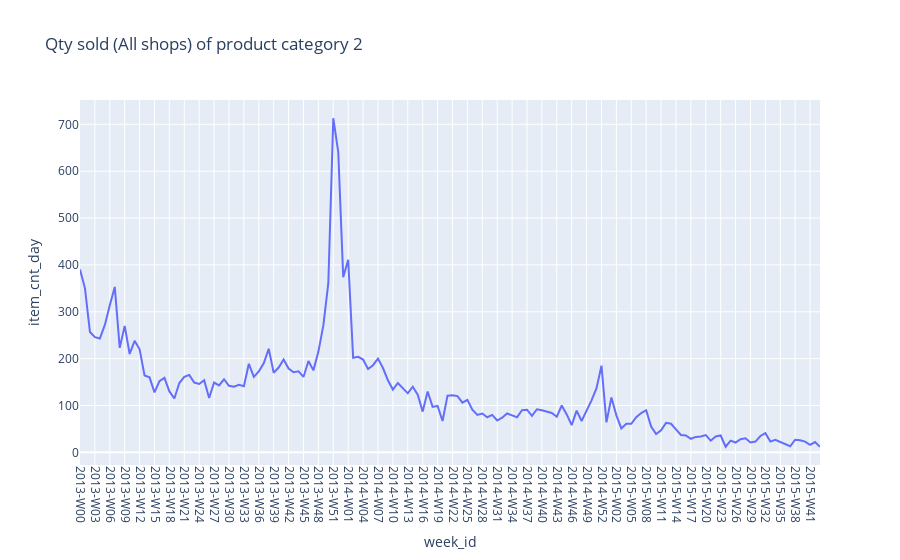
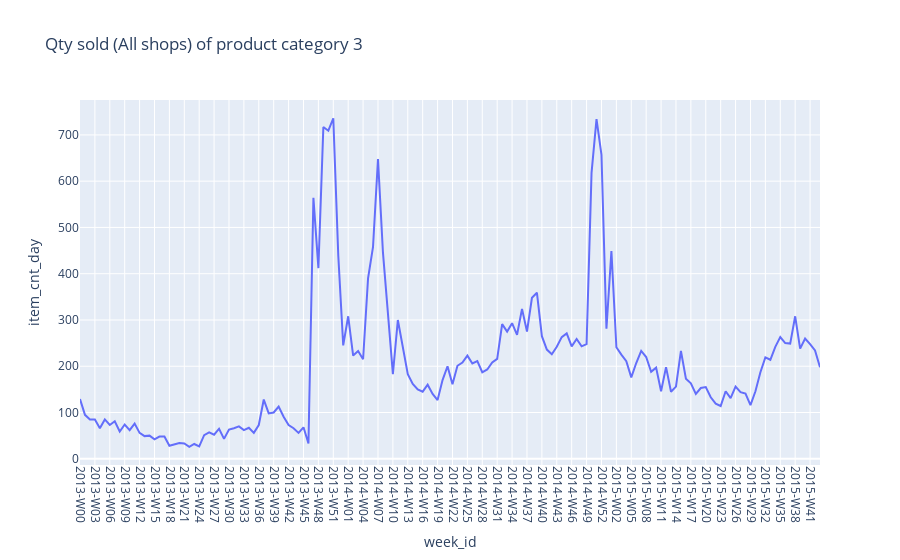
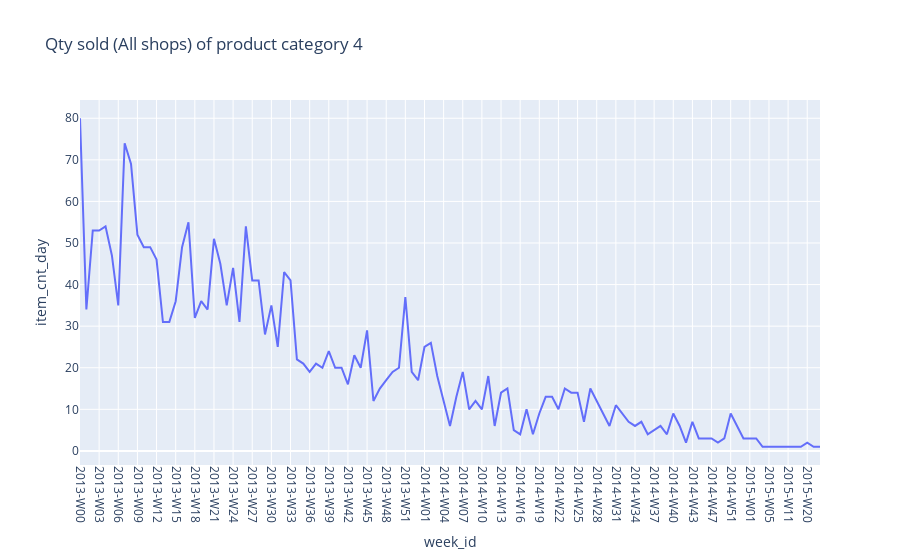
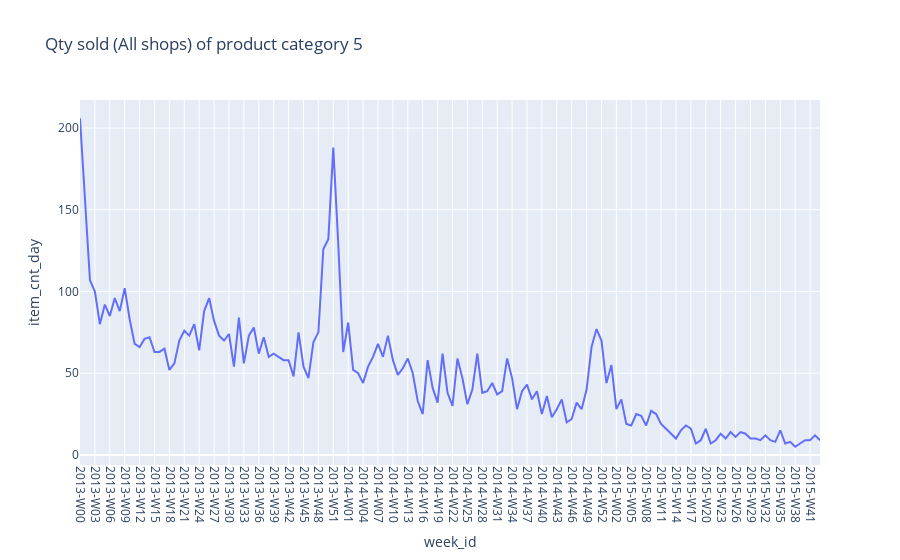

The notebook cell saved with these charts, in order:
### Markdown cell above
## Product based Analysis

### Code cell
df_prod = df_sales_train1.groupby(
    ["week_id", "item_category_id"], as_index=False
).agg(
    {
        "date": "first",
        "item_cnt_day": "sum",
    }
)

categories = df_prod["item_category_id"].unique()
for cat in categories:
    df1 = df_prod[df_prod["item_category_id"] == cat]
    df1_grouped = (
        df1.groupby("week_id")
        .agg(
            {
                "date": "first",
                "item_cnt_day": "sum",
                "item_category_id": "first",
            }
        )
        .reset_index()
    )

    df1_grouped = df1_grouped.sort_values(by="date", ascending=True)
    fig = px.line(
        df1_grouped,
        x="week_id",
        y="item_cnt_day",
        labels={
            "x": "week_id",
            "y": "item_cnt_day",
        },
        title=f"Qty sold (All shops) of product category {cat}",
        hover_data={"item_category_id": True},
    )
    fig.update_layout(
        xaxis_tickangle=90,
    )
    fig.show()

### Figure 1 — Plotly figure (JSON) as saved in the notebook; plotly's stock layout.template omitted (floating-point values rounded to 4 significant figures; data arrays with more than 128 entries replaced by an {"elided": "..."} marker saying what was removed)
{"data": [{"customdata": {"elided": "150x1 int values"}, "hovertemplate": "week_id=%{x}<br>item_cnt_day=%{y}<br>item_category_id=%{customdata[0]}<extra></extra>", "legendgroup": "", "line": {"color": "#636efa", "dash": "solid"}, "marker": {"symbol": "circle"}, "mode": "lines", "name": "", "orientation": "v", "showlegend": false, "type": "scatter", "x": {"elided": "150 str values"}, "xaxis": "x", "y": {"elided": "150 float values"}, "yaxis": "y"}], "layout": {"legend": {"tracegroupgap": 0}, "title": {"text": "Qty sold (All shops) of product category 2"}, "xaxis": {"anchor": "y", "domain": [0, 1], "tickangle": 90, "title": {"text": "week_id"}}, "yaxis": {"anchor": "x", "domain": [0, 1], "title": {"text": "item_cnt_day"}}}}

### Figure 2 — Plotly figure (JSON) as saved in the notebook; plotly's stock layout.template omitted (floating-point values rounded to 4 significant figures; data arrays with more than 128 entries replaced by an {"elided": "..."} marker saying what was removed)
{"data": [{"customdata": {"elided": "150x1 int values"}, "hovertemplate": "week_id=%{x}<br>item_cnt_day=%{y}<br>item_category_id=%{customdata[0]}<extra></extra>", "legendgroup": "", "line": {"color": "#636efa", "dash": "solid"}, "marker": {"symbol": "circle"}, "mode": "lines", "name": "", "orientation": "v", "showlegend": false, "type": "scatter", "x": {"elided": "150 str values"}, "xaxis": "x", "y": {"elided": "150 float values"}, "yaxis": "y"}], "layout": {"legend": {"tracegroupgap": 0}, "title": {"text": "Qty sold (All shops) of product category 3"}, "xaxis": {"anchor": "y", "domain": [0, 1], "tickangle": 90, "title": {"text": "week_id"}}, "yaxis": {"anchor": "x", "domain": [0, 1], "title": {"text": "item_cnt_day"}}}}

### Figure 3 — Plotly figure (JSON) as saved in the notebook; plotly's stock layout.template omitted (floating-point values rounded to 4 significant figures)
{"data": [{"customdata": [[4], [4], [4], [4], [4], [4], [4], [4], [4], [4], [4], [4], [4], [4], [4], [4], [4], [4], [4], [4], [4], [4], [4], [4], [4], [4], [4], [4], [4], [4], [4], [4], [4], [4], [4], [4], [4], [4], [4], [4], [4], [4], [4], [4], [4], [4], [4], [4], [4], [4], [4], [4], [4], [4], [4], [4], [4], [4], [4], [4], [4], [4], [4], [4], [4], [4], [4], [4], [4], [4], [4], [4], [4], [4], [4], [4], [4], [4], [4], [4], [4], [4], [4], [4], [4], [4], [4], [4], [4], [4], [4], [4], [4], [4], [4], [4], [4], [4], [4], [4], [4], [4], [4], [4], [4], [4], [4], [4], [4], [4], [4], [4], [4], [4], [4], [4], [4]], "hovertemplate": "week_id=%{x}<br>item_cnt_day=%{y}<br>item_category_id=%{customdata[0]}<extra></extra>", "legendgroup": "", "line": {"color": "#636efa", "dash": "solid"}, "marker": {"symbol": "circle"}, "mode": "lines", "name": "", "orientation": "v", "showlegend": false, "type": "scatter", "x": ["2013-W00", "2013-W01", "2013-W02", "2013-W03", "2013-W04", "2013-W05", "2013-W06", "2013-W07", "2013-W08", "2013-W09", "2013-W10", "2013-W11", "2013-W12", "2013-W13", "2013-W14", "2013-W15", "2013-W16", "2013-W17", "2013-W18", "2013-W19", "2013-W20", "2013-W21", "2013-W22", "2013-W23", "2013-W24", "2013-W25", "2013-W26", "2013-W27", "2013-W28", "2013-W29", "2013-W30", "2013-W31", "2013-W32", "2013-W33", "2013-W34", "2013-W35", "2013-W36", "2013-W37", "2013-W38", "2013-W39", "2013-W40", "2013-W41", "2013-W42", "2013-W43", "2013-W44", "2013-W45", "2013-W46", "2013-W47", "2013-W48", "2013-W49", "2013-W50", "2013-W51", "2013-W52", "2014-W00", "2014-W01", "2014-W02", "2014-W03", "2014-W04", "2014-W05", "2014-W06", "2014-W07", "2014-W08", "2014-W09", "2014-W10", "2014-W11", "2014-W12", "2014-W13", "2014-W14", "2014-W15", "2014-W16", "2014-W17", "2014-W18", "2014-W19", "2014-W20", "2014-W21", "2014-W22", "2014-W23", "2014-W24", "2014-W25", "2014-W26", "2014-W27", "2014-W28", "2014-W29", "2014-W30", "2014-W31", "2014-W32", "2014-W33", "2014-W34", "2014-W35", "2014-W36", "2014-W37", "2014-W38", "2014-W39", "2014-W40", "2014-W41", "2014-W42", "2014-W43", "2014-W44", "2014-W45", "2014-W47", "2014-W49", "2014-W50", "2014-W51", "2014-W52", "2015-W00", "2015-W01", "2015-W02", "2015-W03", "2015-W05", "2015-W08", "2015-W09", "2015-W11", "2015-W16", "2015-W17", "2015-W20", "2015-W23", "2015-W32"], "xaxis": "x", "y": [80.0, 34.0, 53.0, 53.0, 54.0, 47.0, 35.0, 74.0, 69.0, 52.0, 49.0, 49.0, 46.0, 31.0, 31.0, 36.0, 49.0, 55.0, 32.0, 36.0, 34.0, 51.0, 45.0, 35.0, 44.0, 31.0, 54.0, 41.0, 41.0, 28.0, 35.0, 25.0, 43.0, 41.0, 22.0, 21.0, 19.0, 21.0, 20.0, 24.0, 20.0, 20.0, 16.0, 23.0, 20.0, 29.0, 12.0, 15.0, 17.0, 19.0, 20.0, 37.0, 19.0, 17.0, 25.0, 26.0, 18.0, 12.0, 6.0, 13.0, 19.0, 10.0, 12.0, 10.0, 18.0, 6.0, 14.0, 15.0, 5.0, 4.0, 10.0, 4.0, 9.0, 13.0, 13.0, 10.0, 15.0, 14.0, 14.0, 7.0, 15.0, 12.0, 9.0, 6.0, 11.0, 9.0, 7.0, 6.0, 7.0, 4.0, 5.0, 6.0, 4.0, 9.0, 6.0, 2.0, 7.0, 3.0, 3.0, 3.0, 2.0, 3.0, 9.0, 6.0, 3.0, 3.0, 3.0, 1.0, 1.0, 1.0, 1.0, 1.0, 1.0, 1.0, 2.0, 1.0, 1.0], "yaxis": "y"}], "layout": {"legend": {"tracegroupgap": 0}, "title": {"text": "Qty sold (All shops) of product category 4"}, "xaxis": {"anchor": "y", "domain": [0, 1], "tickangle": 90, "title": {"text": "week_id"}}, "yaxis": {"anchor": "x", "domain": [0, 1], "title": {"text": "item_cnt_day"}}}}

### Figure 4 — Plotly figure (JSON) as saved in the notebook; plotly's stock layout.template omitted (floating-point values rounded to 4 significant figures; data arrays with more than 128 entries replaced by an {"elided": "..."} marker saying what was removed)
{"data": [{"customdata": {"elided": "150x1 int values"}, "hovertemplate": "week_id=%{x}<br>item_cnt_day=%{y}<br>item_category_id=%{customdata[0]}<extra></extra>", "legendgroup": "", "line": {"color": "#636efa", "dash": "solid"}, "marker": {"symbol": "circle"}, "mode": "lines", "name": "", "orientation": "v", "showlegend": false, "type": "scatter", "x": {"elided": "150 str values"}, "xaxis": "x", "y": {"elided": "150 float values"}, "yaxis": "y"}], "layout": {"legend": {"tracegroupgap": 0}, "title": {"text": "Qty sold (All shops) of product category 5"}, "xaxis": {"anchor": "y", "domain": [0, 1], "tickangle": 90, "title": {"text": "week_id"}}, "yaxis": {"anchor": "x", "domain": [0, 1], "title": {"text": "item_cnt_day"}}}}
